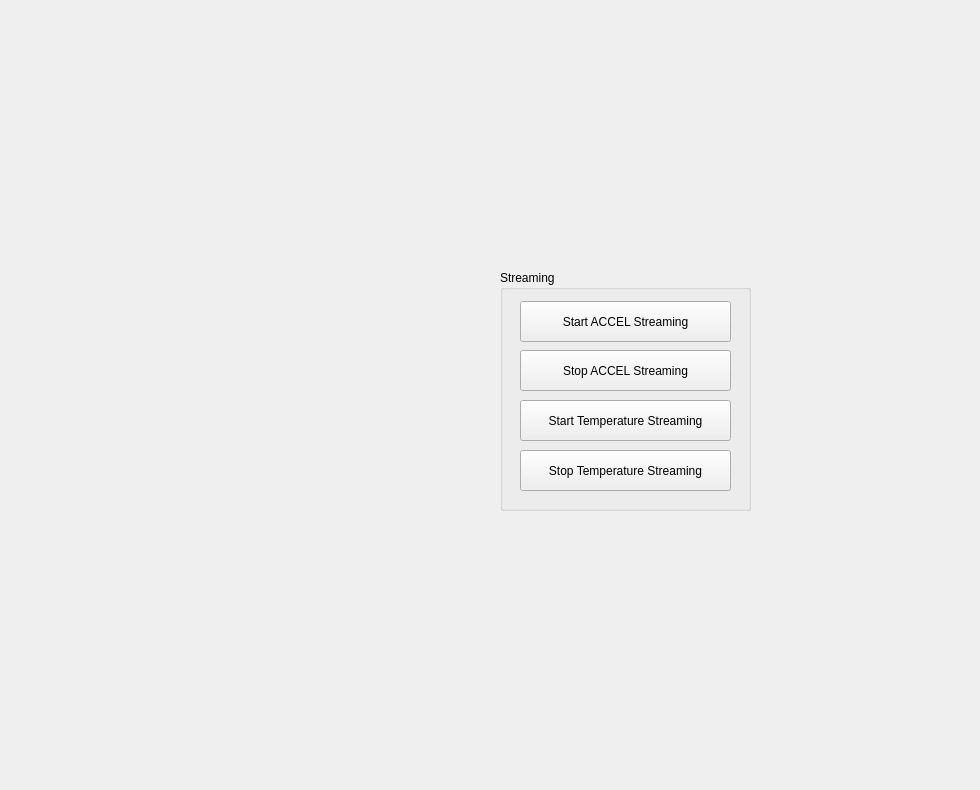
    <widget class="QWidget" name="tab_2">
     <attribute name="title">
      <string>ACCEL - Temp Streaming</string>
     </attribute>
     <widget class="PlotWidget" name="plot_acc_z" native="true">
      <property name="enabled">
       <bool>true</bool>
      </property>
      <property name="geometry">
       <rect>
        <x>10</x>
        <y>530</y>
        <width>471</width>
        <height>251</height>
       </rect>
      </property>
      <property name="sizePolicy">
       <sizepolicy hsizetype="Preferred" vsizetype="Preferred">
        <horstretch>0</horstretch>
        <verstretch>0</verstretch>
       </sizepolicy>
      </property>
      <property name="minimumSize">
       <size>
        <width>0</width>
        <height>0</height>
       </size>
      </property>
      <property name="font">
       <font>
        <family>Arial</family>
        <kerning>true</kerning>
       </font>
      </property>
      <property name="mouseTracking">
       <bool>false</bool>
      </property>
      <property name="tabletTracking">
       <bool>false</bool>
      </property>
      <property name="acceptDrops">
       <bool>true</bool>
      </property>
      <property name="autoFillBackground">
       <bool>true</bool>
      </property>
     </widget>
     <widget class="PlotWidget" name="plot_temperature" native="true">
      <property name="enabled">
       <bool>true</bool>
      </property>
      <property name="geometry">
       <rect>
        <x>500</x>
        <y>10</y>
        <width>471</width>
        <height>251</height>
       </rect>
      </property>
      <property name="sizePolicy">
       <sizepolicy hsizetype="Preferred" vsizetype="Preferred">
        <horstretch>0</horstretch>
        <verstretch>0</verstretch>
       </sizepolicy>
      </property>
      <property name="minimumSize">
       <size>
        <width>0</width>
        <height>0</height>
       </size>
      </property>
      <property name="font">
       <font>
        <family>Arial</family>
        <kerning>true</kerning>
       </font>
      </property>
      <property name="mouseTracking">
       <bool>false</bool>
      </property>
      <property name="tabletTracking">
       <bool>false</bool>
      </property>
      <property name="acceptDrops">
       <bool>true</bool>
      </property>
      <property name="autoFillBackground">
       <bool>true</bool>
      </property>
     </widget>
     <widget class="PlotWidget" name="plot_acc_y" native="true">
      <property name="enabled">
       <bool>true</bool>
      </property>
      <property name="geometry">
       <rect>
        <x>10</x>
        <y>270</y>
        <width>471</width>
        <height>251</height>
       </rect>
      </property>
      <property name="sizePolicy">
       <sizepolicy hsizetype="Preferred" vsizetype="Preferred">
        <horstretch>0</horstretch>
        <verstretch>0</verstretch>
       </sizepolicy>
      </property>
      <property name="minimumSize">
       <size>
        <width>0</width>
        <height>0</height>
       </size>
      </property>
      <property name="font">
       <font>
        <family>Arial</family>
        <kerning>true</kerning>
       </font>
      </property>
      <property name="mouseTracking">
       <bool>false</bool>
      </property>
      <property name="tabletTracking">
       <bool>false</bool>
      </property>
      <property name="acceptDrops">
       <bool>true</bool>
      </property>
      <property name="autoFillBackground">
       <bool>true</bool>
      </property>
     </widget>
     <widget class="PlotWidget" name="plot_acc_x" native="true">
      <property name="enabled">
       <bool>true</bool>
      </property>
      <property name="geometry">
       <rect>
        <x>10</x>
        <y>10</y>
        <width>471</width>
        <height>251</height>
       </rect>
      </property>
      <property name="sizePolicy">
       <sizepolicy hsizetype="Preferred" vsizetype="Preferred">
        <horstretch>0</horstretch>
        <verstretch>0</verstretch>
       </sizepolicy>
      </property>
      <property name="minimumSize">
       <size>
        <width>0</width>
        <height>0</height>
       </size>
      </property>
      <property name="font">
       <font>
        <family>Arial</family>
        <kerning>true</kerning>
       </font>
      </property>
      <property name="mouseTracking">
       <bool>false</bool>
      </property>
      <property name="tabletTracking">
       <bool>false</bool>
      </property>
      <property name="acceptDrops">
       <bool>true</bool>
      </property>
      <property name="autoFillBackground">
       <bool>true</bool>
      </property>
     </widget>
     <widget class="QGroupBox" name="groupBox_12">
      <property name="geometry">
       <rect>
        <x>500</x>
        <y>270</y>
        <width>251</width>
        <height>241</height>
       </rect>
      </property>
      <property name="title">
       <string>Streaming</string>
      </property>
      <widget class="QPushButton" name="pushButton_12">
       <property name="geometry">
        <rect>
         <x>20</x>
         <y>31</y>
         <width>211</width>
         <height>41</height>
        </rect>
       </property>
       <property name="text">
        <string>Start ACCEL Streaming</string>
       </property>
      </widget>
      <widget class="QPushButton" name="pushButton_13">
       <property name="geometry">
        <rect>
         <x>20</x>
         <y>80</y>
         <width>211</width>
         <height>41</height>
        </rect>
       </property>
       <property name="text">
        <string>Stop ACCEL Streaming</string>
       </property>
      </widget>
      <widget class="QPushButton" name="pushButton_14">
       <property name="geometry">
        <rect>
         <x>20</x>
         <y>130</y>
         <width>211</width>
         <height>41</height>
        </rect>
       </property>
       <property name="text">
        <string>Start Temperature Streaming</string>
       </property>
      </widget>
      <widget class="QPushButton" name="pushButton_16">
       <property name="geometry">
        <rect>
         <x>20</x>
         <y>180</y>
         <width>211</width>
         <height>41</height>
        </rect>
       </property>
       <property name="text">
        <string>Stop Temperature Streaming</string>
       </property>
      </widget>
     </widget>
    </widget>
